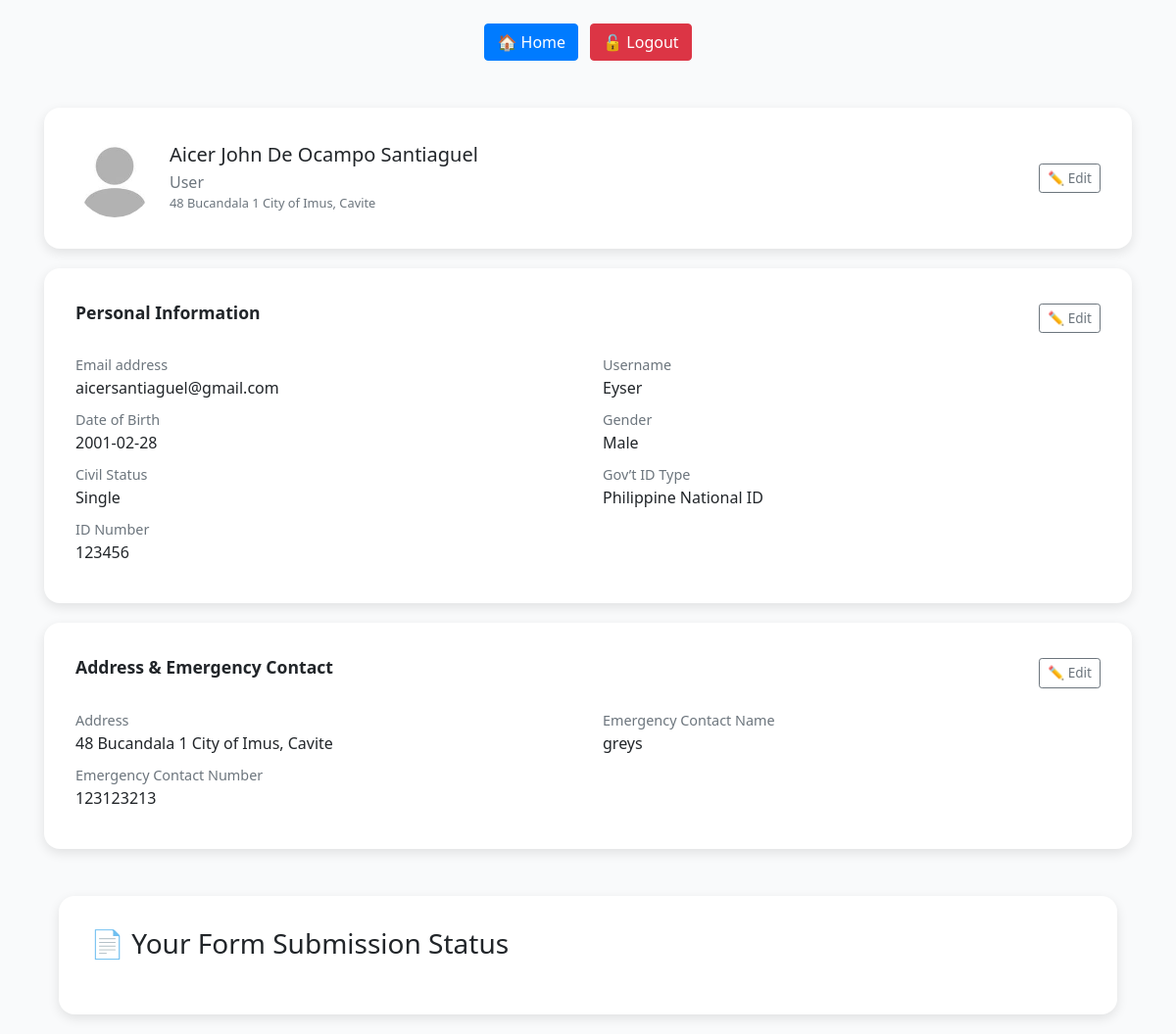
The app's page /chatbot-main/profile.php (signed in) with its own data.
### tables this page shows
CREATE TABLE `users` (
  `id` int(11) NOT NULL,
  `first_name` varchar(100) NOT NULL,
  `middle_name` varchar(100) DEFAULT NULL,
  `last_name` varchar(100) NOT NULL,
  `address` varchar(255) NOT NULL,
  `email` varchar(150) NOT NULL,
  `username` varchar(100) NOT NULL,
  `password` varchar(255) NOT NULL,
  `dob` date NOT NULL,
  `gender` enum('Male','Female') NOT NULL,
  `civil_status` enum('Single','Married','Widowed') NOT NULL,
  `government_id` varchar(100) NOT NULL,
  `id_number` varchar(100) NOT NULL,
  `emergency_contact_name` varchar(150) NOT NULL,
  `emergency_contact_number` varchar(50) NOT NULL,
  `profile_pic` varchar(255) DEFAULT NULL,
  `dependents` text DEFAULT NULL,
  `status` enum('pending','approved','rejected') NOT NULL DEFAULT 'pending',
  `created_at` timestamp NOT NULL DEFAULT current_timestamp(),
  `updated_at` timestamp NOT NULL DEFAULT current_timestamp() ON UPDATE current_timestamp(),
  `is_admin` tinyint(1) NOT NULL DEFAULT 0
);

### chatbot-main/profile.php (the view, shortened to what this page needs)
<?php
require_once('session_check.php');
$servername = "localhost";
$username = "root";
$password = "";
$dbname = "barangay_db";
try {
    $pdo = new PDO("mysql:host=$servername;dbname=$dbname;charset=utf8mb4", $username, $password);
    $pdo->setAttribute(PDO::ATTR_ERRMODE, PDO::ERRMODE_EXCEPTION);
    $stmt = $pdo->prepare("SELECT * FROM users WHERE id = ?");
    $stmt->execute([$_SESSION['user_id']]);
    $user = $stmt->fetch();
} catch (PDOException $e) {
    die("Database error: " . $e->getMessage());
}
?>
<!DOCTYPE html>
<html lang="en">
<head>
    <link href="https://cdn.jsdelivr.net/npm/bootstrap@5.3.0/dist/css/bootstrap.min.css" rel="stylesheet">
    <link rel="stylesheet" href="https://stackpath.bootstrapcdn.com/bootstrap/4.5.2/css/bootstrap.min.css">
    <link rel="stylesheet" href="css/profile.css" />
</head>
<body>
    <div class="text-center mt-4">
        <a href="index.php" class="btn btn-primary me-2">🏠 Home</a>
        <a href="login.php?action=logout" class="btn btn-danger">🔓 Logout</a>
    </div>
<div class="container mt-5">
<?php
$profilePic = !empty($user['profile_pic']) && file_exists('uploads/' . $user['profile_pic'])
    ? 'uploads/' . htmlspecialchars($user['profile_pic'])
    : 'image/default_profile.jpg';
?>
<div class="profile-card">
    <div class="d-flex justify-content-between align-items-center profile-header">
        <div class="d-flex align-items-center gap-3">
            <img src="<?= $profilePic ?>" class="profile-img" alt="Profile Picture">
            <div>
                <h5 class="mb-1"><?= htmlspecialchars($user['first_name'] . ' ' . ($user['middle_name'] ?? '') . ' ' . $user['last_name']) ?></h5>
                <div class="text-muted"><?= htmlspecialchars($user['role'] ?? 'User') ?></div>
                <div class="text-muted small"><?= htmlspecialchars($user['address']) ?></div>
            </div>
        </div>
            <div class="text-end">
                <a href="edit_profile.php" class="btn btn-outline-secondary btn-sm edit-btn">✏️ Edit</a>
            </div>
        </div>
    </div>
    <div class="profile-card">
        <div class="d-flex justify-content-between align-items-center mb-3">
            <div class="section-title">Personal Information</div>
            <a href="edit_profile.php" class="btn btn-outline-secondary btn-sm edit-btn">✏️ Edit</a>
        </div>
        <div class="row">
            <div class="col-md-6 mb-2"><span class="info-label">Email address</span><br><span class="info-value"><?= htmlspecialchars($user['email']) ?></span></div>
            <div class="col-md-6 mb-2"><span class="info-label">Username</span><br><span class="info-value"><?= htmlspecialchars($user['username']) ?></span></div>
            <div class="col-md-6 mb-2"><span class="info-label">Date of Birth</span><br><span class="info-value"><?= htmlspecialchars($user['dob'] ?? '') ?></span></div>
            <div class="col-md-6 mb-2"><span class="info-label">Gender</span><br><span class="info-value"><?= htmlspecialchars($user['gender'] ?? '') ?></span></div>
            <div class="col-md-6 mb-2"><span class="info-label">Civil Status</span><br><span class="info-value"><?= htmlspecialchars($user['civil_status']) ?></span></div>
            <div class="col-md-6 mb-2"><span class="info-label">Gov’t ID Type</span><br><span class="info-value"><?= htmlspecialchars($user['government_id']) ?></span></div>
            <div class="col-md-6 mb-2"><span class="info-label">ID Number</span><br><span class="info-value"><?= htmlspecialchars($user['id_number']) ?></span></div>
        </div>
    </div>
    <div class="profile-card">
        <div class="d-flex justify-content-between align-items-center mb-3">
            <div class="section-title">Address & Emergency Contact</div>
            <a href="edit_profile.php" class="btn btn-outline-secondary btn-sm edit-btn">✏️ Edit</a>
        </div>
        <div class="row">
            <div class="col-md-6 mb-2"><span class="info-label">Address</span><br><span class="info-value"><?= htmlspecialchars($user['address']) ?></span></div>
            <div class="col-md-6 mb-2"><span class="info-label">Emergency Contact Name</span><br><span class="info-value"><?= htmlspecialchars($user['emergency_contact_name']) ?></span></div>
            <div class="col-md-6 mb-2"><span class="info-label">Emergency Contact Number</span><br><span class="info-value"><?= htmlspecialchars($user['emergency_contact_number']) ?></span></div>
        </div>
    </div>
<div class="container mt-5">
    <div class="profile-card">
        <h3 class="mb-4">📄 Your Form Submission Status</h3>
    </div>
</div>
</body>
</html>

### chatbot-main/css/profile.css (style rules this page uses)
body { background-color: #f9fafb; font-family: 'Segoe UI', sans-serif; }
.profile-card { background: #fff; border-radius: 16px; box-shadow: 0 4px 12px rgba(0,0,0,0.05); padding: 24px; margin-bottom: 20px; }
.profile-header .profile-img { width: 80px; height: 80px; border-radius: 50%; object-fit: cover; }
.section-title { font-weight: 600; font-size: 1.1rem; margin-bottom: 12px; }
.info-label { font-weight: 500; font-size: 0.9rem; color: #6c757d; }
.info-value { font-size: 1rem; font-weight: 500; }
.edit-btn { font-size: 0.85rem; }
.profile-card { background: #ffffff; border-radius: 1rem; padding: 2rem; box-shadow: 0 4px 12px rgba(0, 0, 0, 0.1); transition: all 0.3s ease; }

### records on screen
users: first_name+middle_name+last_name "Aicer John De Ocampo Santiaguel", address "48 Bucandala 1 City of Imus, Cavite", email "aicersantiaguel@gmail.com", username "Eyser", dob "2001-02-28", gender "Male", civil_status "Single", government "Philippine National ID", id_number "123456", emergency_contact_name "greys", emergency_contact_number "123123213"

### other values on screen
$user['role'] "User"
